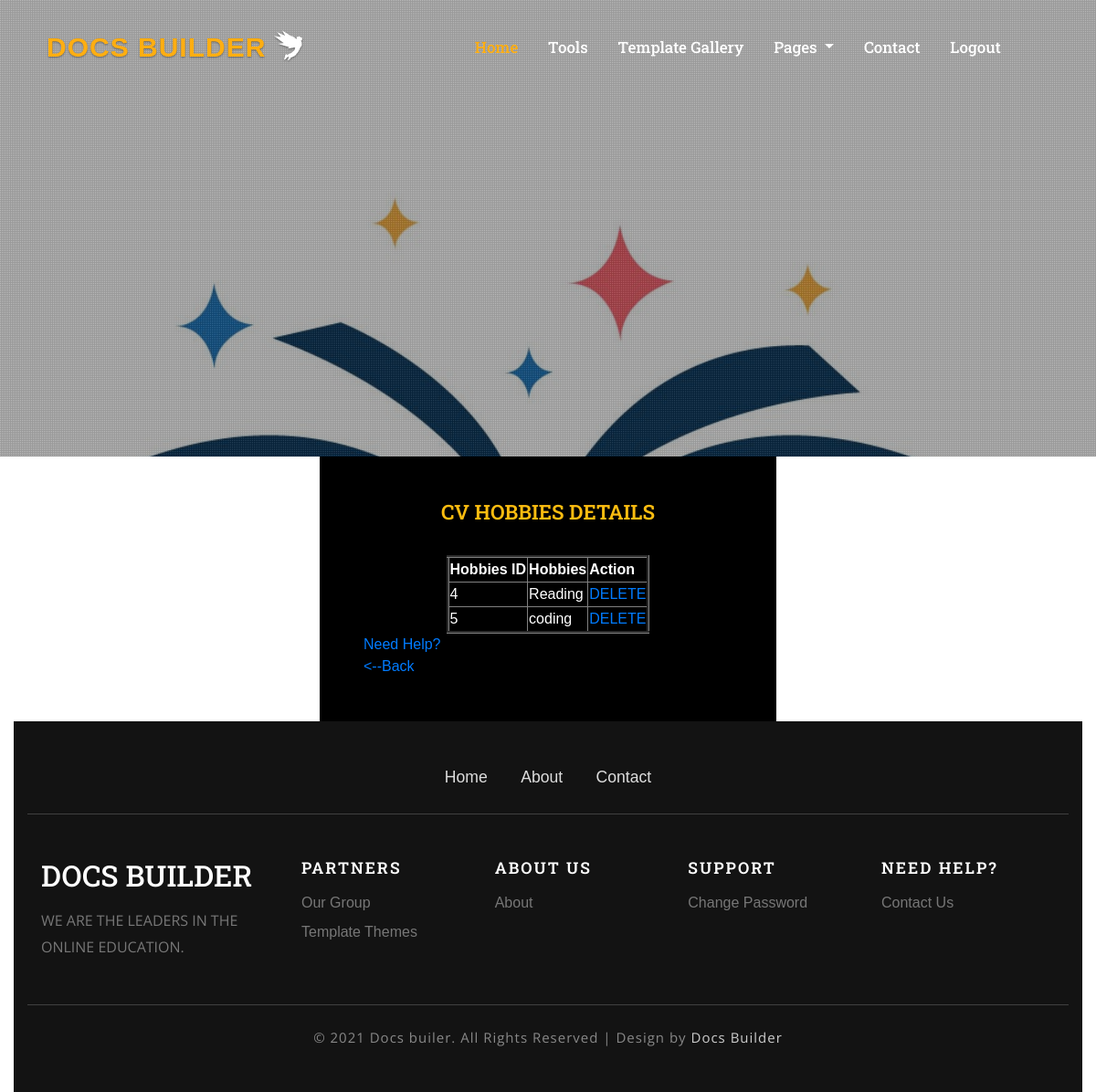
The page /web/edithobbies.php (signed in) on the database its author committed.
### tables this page shows
CREATE TABLE `hobbies` (
  `hobbi_id` int(11) NOT NULL,
  `hobbi` longtext NOT NULL,
  `user_id` int(11) NOT NULL
);

### web/edithobbies.php (the view, shortened to what this page needs)
<!DOCTYPE html>
<html lang="en">
<head>
	<link rel="stylesheet" href="css/bootstrap.css">
	<link rel="stylesheet" href="css/style.css" type="text/css" media="all" />
	<link rel="stylesheet" href="css/fontawesome-all.css">
</head>
<body>
<?php
 include 'conn.php';
 include 'head.php';
?>
<section class="innerpage_banner py-5">
	<div class="dot1">
	</div>
</section>
<div class="container-fluid">
			<div class="row">
				<div class="col-lg-12 map ">
				<center><div class="col-lg-5 mail-grid1-form ">
						<h3 class="tittle-w3"><span>CV Hobbies Details</span></h3>
						 <table border="3">
                                <tr>
                                    <th>Hobbies ID  </th>
                   		            <th>Hobbies  </th>
                                    <th>Action  </th>
                                </tr>
            					<tbody><b>
									<?php
									$sql="SELECT * FROM hobbies WHERE user_id=".$_SESSION['sess_uid'];
									$res=mysqli_query($con,$sql);
									$count=mysqli_num_rows($res);
									if($count==0)
									{
										echo "<script> alert('sorry data are not found');</script>";
									}
									else
									{
									while($row=$res->fetch_assoc())
									{
												echo "<tr>";
												echo "<td>".$row['hobbi_id']."</td>";
												echo "<td>".$row['hobbi']."</td>";?>
												<td><a href='?del=<?php echo $row['hobbi_id']; ?>' onclick="return confirm('Are You Sure?');">DELETE</a>
												</td>
											</tr>
									<?php
									}
                					}
									?>
										</b></tbody>
                                    </table>
                                  	<a href="contact.php" class="ab">Need Help?</a><br/><a href="services.php" class="ab"><--Back</a></form><br/>
					</div>
				</center>
			</div
		</div>
</div>
<?php
 include 'footer.php';
?>
</body>
</html>

### web/css/style.css (style rules this page uses)
body { padding:0; margin:0; background:#fff; position:relative; font-family: 'Montserrat', sans-serif; }
body a { transition:0.5s all; -webkit-transition:0.5s all; -moz-transition:0.5s all; -o-transition:0.5s all; -ms-transition:0.5s all; }
h1,h2,h3,h4,h5,h6 { margin:0; font-family: 'Roboto Slab', serif; }
.innerpage_banner { background: url("../images/logo.png") no-repeat 0px 0px; background-size: cover; min-height: 500px; }
.dot1 { position: absolute; top: 0; left: 0; width: 100%; min-height: 500px; background: url(../images/dott.png)repeat 0px 0px; background-size: 2px; -webkit-background-size: 2px; -moz-background-size: 2px; -o-background-size: 2px; -ms-background-size: 2px; }
.map { padding: 0; }
.mail-grid1-form { padding: 3em; background: #000; }
h3.tittle-w3 { color:#fff; font-size: 1.4em; margin-bottom: 1.5em; text-transform:uppercase; font-weight:600; }
h3.tittle-w3 span { color: #fdbd10; }

### web/edithobbies.php (style rules this page uses)
.ab { text-align: right; float: left; }
* { color: white; }

### rows shown on the page
hobbies: hobbi_id "4", hobbi "Reading"
hobbies: hobbi_id "5", hobbi "coding"
